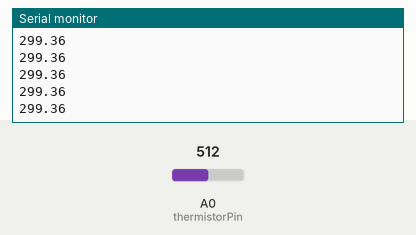
Simulated run of this sketch. Board: Arduino Uno, built with avr-gcc and run on an emulated ATmega328P. Shown: the last lines printed to the serial monitor. The test bench sets the inputs (shaded band); at power-on: A0 (thermistorPin) = 512.

Above: at 1.2 s.
1.3 s: A0 (thermistorPin) set to 716
At 1.31 s:
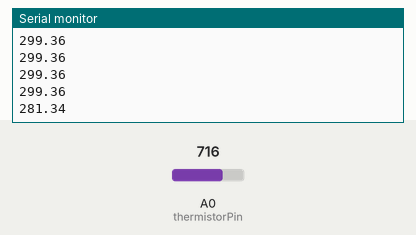
2.8 s: A0 (thermistorPin) set to 900
At 2.82 s:
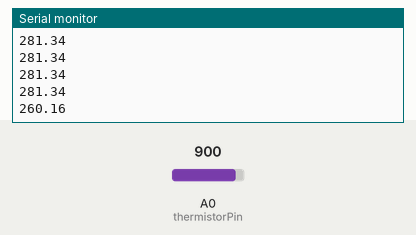
Timing chart, 0 to 5.8 s (numbered marks = the images above; inputs shaded):
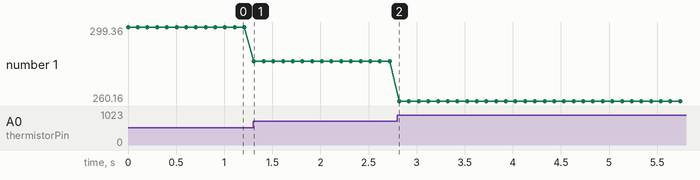

The sketch:

tempSensor.ino
```cpp
//  TEMP SENSOR DATA READ
//  Project:  Temp Sensor group for Arduino Project
//  Course:  ENGR 114 Summer 2017
//  Group Members:  Marshall Reed, Jonathan Christian, Andy Graham, Mussie Bariagabir
//  Description:  This arduino code takes voltage readings from a thermistor, converts them to degrees Kelvin using Steinhart equation,
//                then prints them to the serial port for reading by MATLAB
//


int thermistorPin = A0;               // Initializes pin that the thermistor will be connected to
double thermistorReading;             // Initialize double thermistorReading for storing thermistor values
double seriesResistor = 9720;         // Value of the resistor used - measured with multimeter
double thermistorNominal = 10790;     // Resistance measured at 23.9 degrees C
double temperatureNominal = 23.9;     // Temperature for nominal resistance value during calibration
double bCoefficient = 3950;           // The beta coefficient of the termistor (usually 3000-4000)
double steinhart;                     // Initialize double steinhart for calculating Steinhart-Hart equation
double tempK;                         // Initialize double tempK for storing thermistor values converted into Kelvin
double resistance;                    // Initialize double resistance for storing converted thermistor value
String strTempK;                      // Initialize String strTempK for storing tempK value as a string

void setup()
{
  // put your setup code here, to run once:
  Serial.begin(9600);                 // setup serial port to 9600 baud rate
}

void loop()
{
  // use analogRead function to read thermistor input and store in thermistorReading variable
  // analogRead function samples at a max rate of 100 microseconds each
  thermistorReading = analogRead(thermistorPin);
  // convert raw thermistorReading into resistance
  // this specific coding conversion comes from the thermistor supplier
  resistance = 1023 / thermistorReading - 1;
  resistance = seriesResistor / resistance;

  // to convert the resistance to a voltage, we need to use the Steinhart-Hart equation with
  // simplified B term (due to lack of known variables)
  // This equation is not exact but provides good data for the temperatures that the thermistor
  // is being used for.
  // 1/T = 1/To + 1/B*ln(R/Ro)
  steinhart = resistance / thermistorNominal;     // (R/Ro)
  steinhart = log(steinhart);                     // ln(R/Ro)
  steinhart /= bCoefficient;                      // 1/B * ln(R/Ro)
  steinhart += 1.0/(temperatureNominal + 273.15); // 1/To + 1/B * ln(R/Ro)
  steinhart = 1.0 / steinhart;                    // invert
  tempK = steinhart;                              // steinhart output is Kelvin

  strTempK = String(tempK, 2);                    // convert tempK into a String with two decimal places

  Serial.println(strTempK);                       // print the Kelvin value
  // wait 100 microsceonds or repeat 10x per second (change to modify sampling rate)
  delay(100);
}
```

Measured:
- after the input at 1.3 s, the serial monitor: prints a new line at once (image 1)
- after the input at 2.8 s, the serial monitor: prints a new line at once (image 2)
- plotted number 1: 299.36 → 281.34 after the input at 1.3 s, 281.34 → 260.16 after the input at 2.8 s
